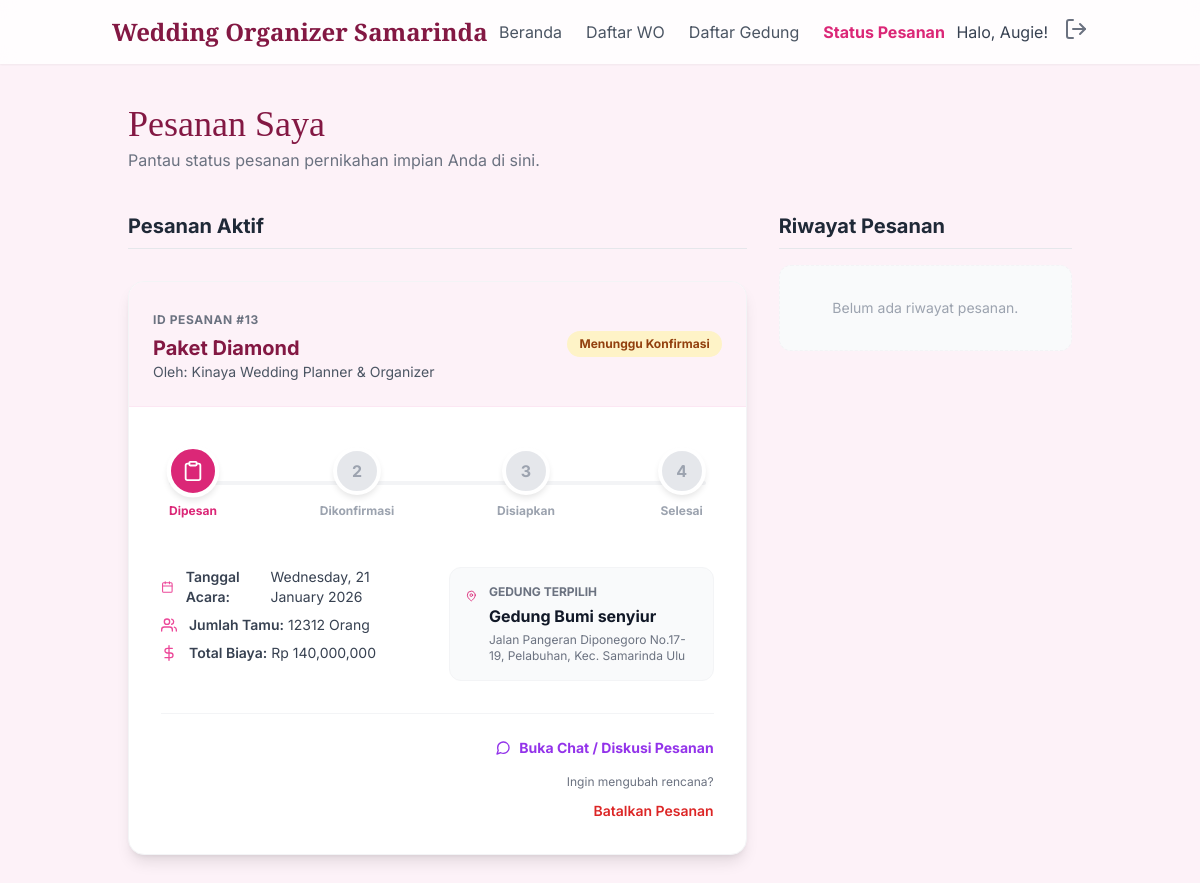
/status-pesanan/ (signed in), run on an earlier commit of the app's database.
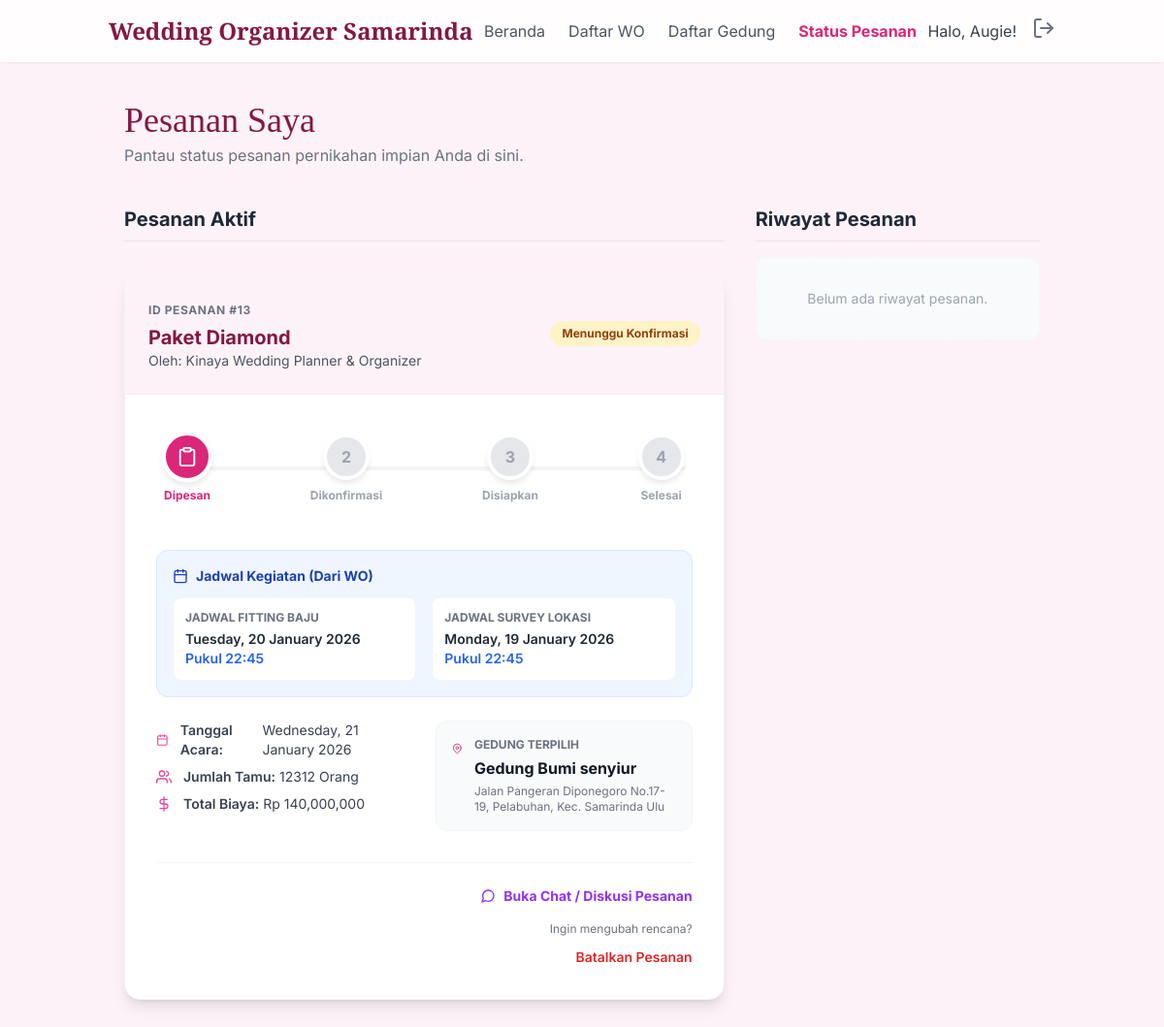
And on a later commit of the database.
### organizer/models.py (models this page shows, shortened)
class Pesanan(models.Model):
    STATUS_CHOICES = (
        ('menunggu', 'Menunggu Konfirmasi'),
        ('dikonfirmasi', 'Dikonfirmasi'),
        ('disiapkan', 'Sedang Disiapkan'),
        ('selesai', 'Selesai'),
        ('dibatalkan', 'Dibatalkan'),
    )
    PAYMENT_STATUS_CHOICES = (
        ('belum_bayar', 'Belum Dibayar'),
        ('lunas', 'Lunas'),
    )
    paket = models.ForeignKey('Paket', on_delete=models.CASCADE)
    customer = models.ForeignKey(settings.AUTH_USER_MODEL, on_delete=models.CASCADE)
    gedung_dipilih = models.ForeignKey('Gedung', on_delete=models.SET_NULL, null=True, blank=True, related_name='pesanan_gedung')
    tgl_acara = models.DateField()
    status = models.CharField(max_length=20, choices=STATUS_CHOICES, default='menunggu')
    tgl_pesan = models.DateTimeField(auto_now_add=True)
    nama_pasangan = models.CharField(max_length=200, null=True)
    telepon = models.CharField(max_length=20, null=True)
    lokasi_acara = models.CharField(max_length=255, null=True, help_text="Diisi manual jika paket Tanpa Gedung")
    jumlah_tamu = models.IntegerField(null=True)
    catatan = models.TextField(blank=True, null=True)
    status_pembayaran = models.CharField(max_length=20, choices=PAYMENT_STATUS_CHOICES, default='belum_bayar')
    catatan_pembatalan = models.TextField(blank=True, null=True)
    tgl_fitting = models.DateTimeField(null=True, blank=True, help_text="Jadwal fitting baju pengantin")
    tgl_survey = models.DateTimeField(null=True, blank=True, help_text="Jadwal survey lokasi/gedung")

class Paket(models.Model):
    KATEGORI_PAKET_CHOICES = [
        ('non_gedung', '❌ Tanpa Gedung / Venue Bebas'),
        ('S', '🏢 Gedung Small (S)'),
        ('M', '🏢 Gedung Medium (M)'),
        ('L', '🏢 Gedung Large (L)'),
    ]
    wo = models.ForeignKey(settings.AUTH_USER_MODEL, on_delete=models.CASCADE, related_name='paket_wo')
    nama_paket = models.CharField(max_length=100)
    harga = models.DecimalField(max_digits=12, decimal_places=2)
    deskripsi = models.TextField()
    foto = models.ImageField(upload_to='paket_fotos/', null=True, blank=True)
    is_active = models.BooleanField(default=True)
    kategori_gedung = models.CharField(
        max_length=20,
        choices=KATEGORI_PAKET_CHOICES,
        default='non_gedung',
        help_text="Tentukan apakah paket ini termasuk fasilitas gedung, dan kategori apa."
    )
    created_at = models.DateTimeField(default=timezone.now)

class Gedung(models.Model):
    KATEGORI_CHOICES = [
        ('S', 'S (Small)'),
        ('M', 'M (Medium)'),
        ('L', 'L (Large)'),
    ]
    wo = models.ForeignKey(
        settings.AUTH_USER_MODEL,
        on_delete=models.SET_NULL,
        null=True,
        blank=True,
        related_name='gedung_wo'
    )
    nama_gedung = models.CharField(max_length=100)
    lokasi = models.CharField(max_length=255)
    kapasitas = models.CharField(max_length=100)
    harga_sewa = models.DecimalField(max_digits=12, decimal_places=2)
    foto_gedung = models.ImageField(upload_to='gedung_photos/', null=True, blank=True)
    deskripsi = models.TextField(null=True, blank=True)
    kategori = models.CharField(max_length=1, choices=KATEGORI_CHOICES, default='M')
    fasilitas = models.TextField(null=True, blank=True)
    is_active = models.BooleanField(default=True, verbose_name="Status Aktif")
    created_at = models.DateTimeField(default=timezone.now)

### pengguna/models.py (models this page shows, shortened)
class ProfilWO(models.Model):
    user = models.OneToOneField(User, on_delete=models.CASCADE)
    nama_brand = models.CharField(max_length=100)
    logo = models.ImageField(upload_to='logos/', null=True, blank=True)
    foto_sampul = models.ImageField(upload_to='sampul/', null=True, blank=True)
    deskripsi = models.TextField()
    telepon = models.CharField(max_length=20)
    email_bisnis = models.EmailField()
    alamat = models.TextField()
    kapasitas_harian = models.PositiveIntegerField(
        default=1,
        verbose_name="Kapasitas Acara per Hari",
        help_text="Berapa maksimal acara yang bisa tim Anda tangani dalam satu hari?"
    )

### beranda/views.py (the view)
# urls.py: path('status-pesanan/', views.status_pesanan_view, name='status_pesanan'),
@login_required
def status_pesanan_view(request):
    if not hasattr(request.user, 'profil') or request.user.profil.role != 'customer':
        return redirect('index')
    semua_pesanan = Pesanan.objects.filter(customer=request.user).order_by('-tgl_pesan')
    pesanan_terbaru = semua_pesanan.filter(status__in=['menunggu', 'dikonfirmasi', 'disiapkan']).first()
    riwayat_pesanan = semua_pesanan.filter(status__in=['selesai', 'dibatalkan'])
    context = {
        'pesanan_terbaru': pesanan_terbaru,
        'riwayat_pesanan': riwayat_pesanan,
    }
    return render(request, 'beranda/status_pesanan.html', context)

### beranda/templates/beranda/status_pesanan.html (shortened to what the changed rows need)
{% load humanize %}
<!DOCTYPE html>
<html lang="id">
<head>
    <script src="https://cdn.tailwindcss.com"></script>
</head>
<body class="min-h-screen flex flex-col">
    <main class="container mx-auto p-6 md:p-10 flex-grow">
        <div class="mb-10">
            <h1 class="text-4xl font-serif-display text-primary-dark">Pesanan Saya</h1>
        </div>
        <div class="grid grid-cols-1 lg:grid-cols-3 gap-8">
            <div class="lg:col-span-2 space-y-8">
                <h2 class="text-xl font-bold text-gray-800 border-b pb-2">Pesanan Aktif</h2>
                {% if pesanan_terbaru %}
                <div class="bg-white rounded-2xl shadow-lg overflow-hidden border border-gray-100">
                    <div class="bg-pink-50 p-4 md:p-6 flex flex-col md:flex-row justify-between md:items-center border-b border-pink-100">
                        <div class="mb-2 md:mb-0">
                            <span class="text-xs text-gray-500 uppercase font-bold tracking-wider">ID Pesanan #{{ pesanan_terbaru.id }}</span>
                            <h3 class="text-xl font-bold text-primary-dark mt-1">{{ pesanan_terbaru.paket.nama_paket }}</h3>
                            <p class="text-sm text-gray-600">Oleh: {{ pesanan_terbaru.paket.wo.profilwo.nama_brand }}</p>
                        </div>
                        <div class="flex items-center">
                            <span class="status-badge status-{{ pesanan_terbaru.status }}">
                                {{ pesanan_terbaru.get_status_display }}
                            </span>
                        </div>
                    </div>
                    <div class="p-6 md:p-8">
                        <div class="w-full mb-12 mt-2 px-2">
                            {% with status=pesanan_terbaru.status %}
                            <div class="timeline-container">
                                <div class="timeline-line-bg"></div>
                                <div class="timeline-steps">
                                    <div class="flex flex-col items-center">
                                        <div class="step-circle {% if status != 'dibatalkan' %}step-active{% else %}step-canceled{% endif %}">
                                            <i data-feather="clipboard" class="w-5 h-5"></i>
                                        </div>
                                        <span class="text-xs font-bold mt-2 text-pink-600">Dipesan</span>
                                    </div>
                                    <div class="flex flex-col items-center">
                                        <div class="step-circle {% if status == 'dikonfirmasi' or status == 'disiapkan' or status == 'selesai' %}step-active{% else %}step-inactive{% endif %}">
                                            {% if status == 'dikonfirmasi' or status == 'disiapkan' or status == 'selesai' %}
                                                <i data-feather="check" class="w-5 h-5"></i>
                                            {% else %}2{% endif %}
                                        </div>
                                        <span class="text-xs font-bold mt-2 {% if status == 'dikonfirmasi' or status == 'disiapkan' or status == 'selesai' %}text-pink-600{% else %}text-gray-400{% endif %}">Dikonfirmasi</span>
                                    </div>
                                    <div class="flex flex-col items-center">
                                        <div class="step-circle {% if status == 'disiapkan' or status == 'selesai' %}step-active{% else %}step-inactive{% endif %}">
                                            {% if status == 'disiapkan' or status == 'selesai' %}
                                                <i data-feather="package" class="w-5 h-5"></i>
                                            {% else %}3{% endif %}
                                        </div>
                                        <span class="text-xs font-bold mt-2 {% if status == 'disiapkan' or status == 'selesai' %}text-pink-600{% else %}text-gray-400{% endif %}">Disiapkan</span>
                                    </div>
                                    <div class="flex flex-col items-center">
                                        <div class="step-circle {% if status == 'selesai' %}step-active{% else %}step-inactive{% endif %}">
                                            {% if status == 'selesai' %}
                                                <i data-feather="award" class="w-5 h-5"></i>
                                            {% else %}4{% endif %}
                                        </div>
                                        <span class="text-xs font-bold mt-2 {% if status == 'selesai' %}text-pink-600{% else %}text-gray-400{% endif %}">Selesai</span>
                                    </div>
                                </div>
                            </div>
                            {% endwith %}
                        </div>
                        {% if pesanan_terbaru.tgl_fitting or pesanan_terbaru.tgl_survey %}
                        <div class="mb-6 bg-blue-50 p-4 rounded-xl border border-blue-100">
                            <h4 class="font-bold text-blue-800 text-sm mb-3 flex items-center">
                                <i data-feather="calendar" class="w-4 h-4 mr-2"></i> Jadwal Kegiatan (Dari WO)
                            </h4>
                            <div class="grid grid-cols-1 sm:grid-cols-2 gap-4">
                                <div class="bg-white p-3 rounded-lg border border-blue-50">
                                    <p class="text-gray-500 text-xs uppercase font-bold mb-1">Jadwal Fitting Baju</p>
                                    <p class="text-gray-800 font-semibold text-sm">
                                        {% if pesanan_terbaru.tgl_fitting %}
                                            {{ pesanan_terbaru.tgl_fitting|date:"l, d F Y" }} <br>
                                            <span class="text-blue-600">Pukul {{ pesanan_terbaru.tgl_fitting|date:"H:i" }}</span>
                                        {% else %}
                                            <span class="text-gray-400 italic">Belum ditentukan</span>
                                        {% endif %}
                                    </p>
                                </div>
                                <div class="bg-white p-3 rounded-lg border border-blue-50">
                                    <p class="text-gray-500 text-xs uppercase font-bold mb-1">Jadwal Survey Lokasi</p>
                                    <p class="text-gray-800 font-semibold text-sm">
                                        {% if pesanan_terbaru.tgl_survey %}
                                            {{ pesanan_terbaru.tgl_survey|date:"l, d F Y" }} <br>
                                            <span class="text-blue-600">Pukul {{ pesanan_terbaru.tgl_survey|date:"H:i" }}</span>
                                        {% else %}
                                            <span class="text-gray-400 italic">Belum ditentukan</span>
                                        {% endif %}
                                    </p>
                                </div>
                            </div>
                        </div>
                        {% endif %}
                        <div class="grid grid-cols-1 md:grid-cols-2 gap-6 text-sm text-gray-700">
                            <div>
                                <p class="flex items-center mb-2"><i data-feather="calendar" class="w-4 h-4 mr-3 text-pink-500"></i>
                                    <span class="font-semibold mr-1">Tanggal Acara:</span> {{ pesanan_terbaru.tgl_acara|date:"l, d F Y" }}
                                </p>
                                <p class="flex items-center mb-2"><i data-feather="users" class="w-4 h-4 mr-3 text-pink-500"></i>
                                    <span class="font-semibold mr-1">Jumlah Tamu:</span> {{ pesanan_terbaru.jumlah_tamu }} Orang
                                </p>
                                <p class="flex items-center"><i data-feather="dollar-sign" class="w-4 h-4 mr-3 text-pink-500"></i>
                                    <span class="font-semibold mr-1">Total Biaya:</span> Rp
                                    {% if pesanan_terbaru.gedung_dipilih %}
                                        {{ pesanan_terbaru.paket.harga|add:pesanan_terbaru.gedung_dipilih.harga_sewa|intcomma }}
                                    {% else %}
                                        {{ pesanan_terbaru.paket.harga|intcomma }}
                                    {% endif %}
                                </p>
                            </div>
                            <div class="bg-gray-50 p-4 rounded-xl border border-gray-100">
                                <div class="flex items-start">
                                    <i data-feather="map-pin" class="w-5 h-5 mr-3 text-pink-600 mt-0.5"></i>
                                    <div>
                                        {% if pesanan_terbaru.gedung_dipilih %}
                                            <p class="text-xs text-gray-500 uppercase font-bold mb-1">Gedung Terpilih</p>
                                            <p class="font-bold text-gray-900 text-base">{{ pesanan_terbaru.gedung_dipilih.nama_gedung }}</p>
                                            <p class="text-xs text-gray-500 mt-1">{{ pesanan_terbaru.gedung_dipilih.lokasi }}</p>
                                        {% endif %}
                                    </div>
                                </div>
                            </div>
                        </div>
                        <div class="text-right mt-8 pt-6 border-t border-gray-100">
                            <a href="{% url 'ruang_diskusi' pesanan_terbaru.id %}" class="text-sm text-purple-600 font-bold hover:underline flex items-center justify-end mb-4 transition-colors hover:text-purple-800">
                                <i data-feather="message-circle" class="w-4 h-4 mr-2"></i> Buka Chat / Diskusi Pesanan
                            </a>
                            {% if pesanan_terbaru.status == 'menunggu' %}
                                <p class="text-xs text-gray-500 mb-2">Ingin mengubah rencana?</p>
                                <button onclick="openCancelModal('{{ pesanan_terbaru.id }}')" class="text-sm text-red-600 hover:underline font-semibold">Batalkan Pesanan</button>
                            {% elif pesanan_terbaru.status == 'disiapkan' %}
                                <p class="text-blue-600 font-bold">Pesanan sedang disiapkan!</p>
                            {% endif %}
                        </div>
                    </div>
                </div>
                {% else %}
                <div class="bg-white text-center p-12 rounded-2xl shadow-sm border border-gray-100">
                    <p class="text-gray-500 mb-4">Belum ada pesanan aktif.</p>
                    <a href="{% url 'daftar_wo' %}" class="btn-primary inline-block py-3 px-8 rounded-xl font-bold shadow">Cari Paket Impian</a>
                </div>
                {% endif %}
            </div>
            <div>
                <h2 class="text-xl font-bold text-gray-800 border-b pb-2 mb-4">Riwayat Pesanan</h2>
            </div>
        </div>
    </main>
</body>
</html>

What changed in the data, as far as the page shows it:
changed Pesanan "Menunggu Konfirmasi": tgl_fitting (not shown) → "Tuesday, 20 January 2026"; tgl_fitting (not shown) → "22:45"; tgl_survey (not shown) → "Monday, 19 January 2026"; tgl_survey (not shown) → "22:45"
Also different on the page:
text now shown: "Jadwal Kegiatan (Dari WO) JADWAL FITTING BAJU Pukul JADWAL SURVEY LOKASI Pukul"
